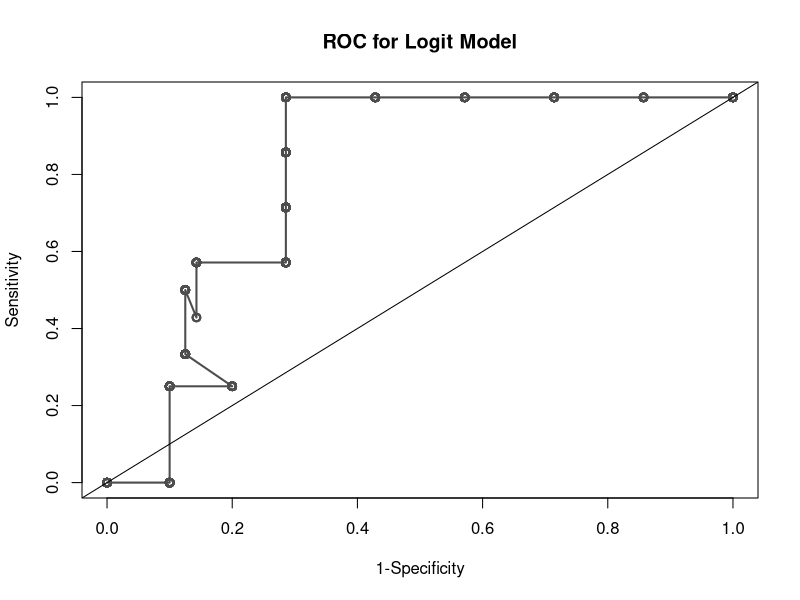

Reproduce this figure in R.
#8
dat <- read.table("../2/case.txt",header=T)
y <- dat$Rem
m <- dat$Cases
x <- dat$L1

#a)
mod <- glm(y/m~x,weights=m,family=binomial(link="logit"))
pred <- predict(mod,type="response")

calc.sens.spec <- function(n.p0=1e3) {
  p0.seq <- seq(0,1,len=n.p0)

  O <- matrix(0,n.p0,2)
  colnames(O) <- c("1-Specificity","Sensitivity")

  for (i in 1:n.p0) {
    p0 <- p0.seq[i]
    p.i <- ifelse(y/m>p0,1,0)
    p.i.hat <- ifelse(pred>p0,1,0)

    true.ind <- which(p.i==1)
    false.ind <- which(p.i==0)
    sens <- mean(p.i[true.ind]==p.i.hat[true.ind])
    spec <- mean(p.i[false.ind]==p.i.hat[false.ind])

    O[i,1] <- 1-spec
    O[i,2] <- sens
  }

  O
}

M <- calc.sens.spec()
plot(M,type="o",col="gray30",lwd=2,main="ROC for Logit Model");abline(0,1)

# Comment on the model fit according to these diagnostics and discuss how this
# changes or validates your prior conclusions about the model.
# The model predicts better than guessing. This means that the logit model was
# a good model choice.
